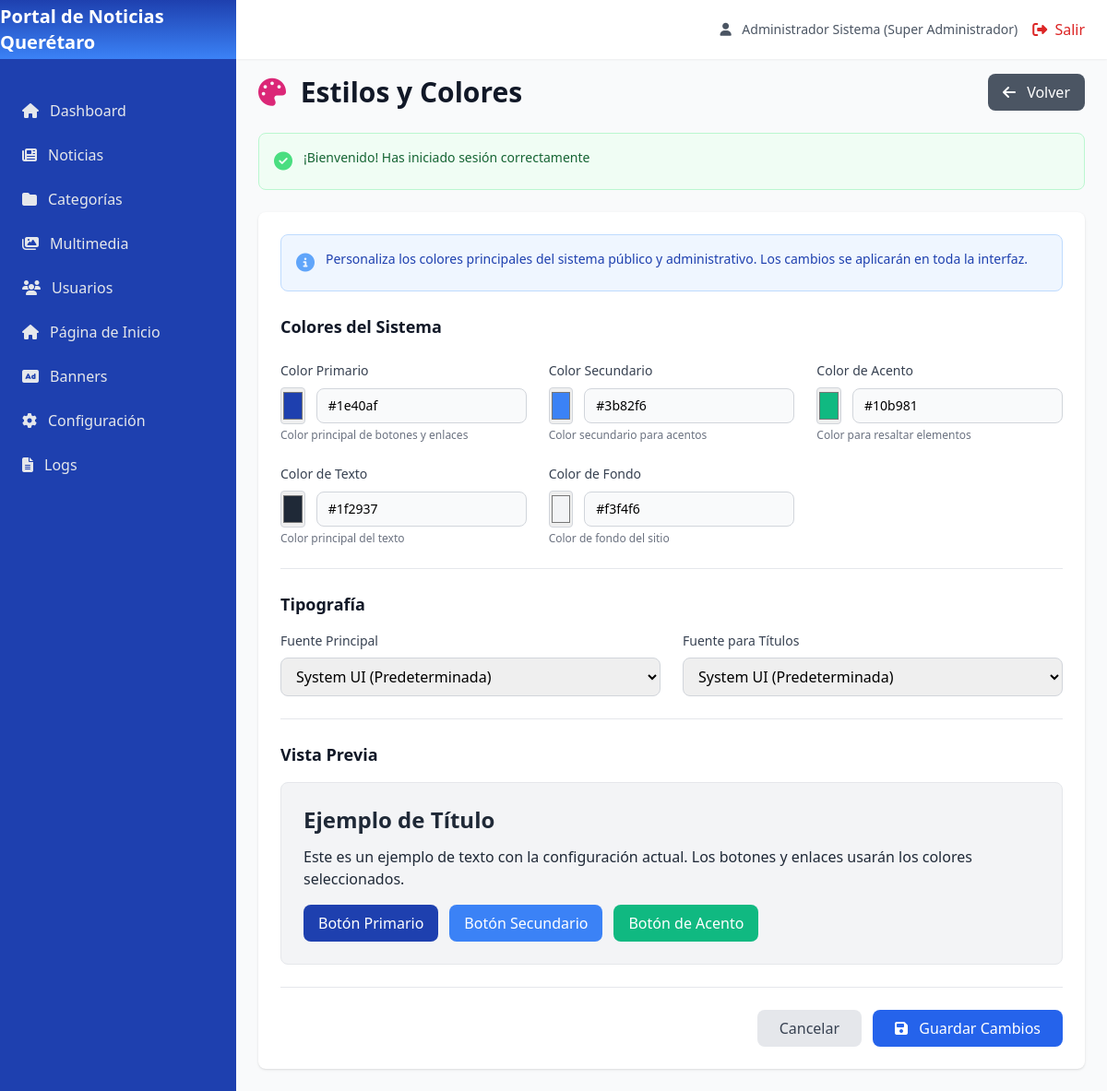
Screenshot of /configuracion_estilos.php (signed in) with the database file from the repository.
### tables this page shows
CREATE TABLE IF NOT EXISTS `configuracion` (
  `id` int(11) NOT NULL AUTO_INCREMENT,
  `clave` varchar(100) NOT NULL,
  `valor` text,
  `tipo` varchar(50) DEFAULT 'texto',
  `grupo` varchar(50) DEFAULT 'general',
  `descripcion` varchar(255) DEFAULT NULL,
  PRIMARY KEY (`id`),
  UNIQUE KEY `clave` (`clave`)
);

### configuracion_estilos.php (the view, shortened to what the rows shown need)
<?php
require_once __DIR__ . '/config/bootstrap.php';
$configuracionModel = new Configuracion();
$config = $configuracionModel->getByGrupo('diseno');
?>
<div class="space-y-6">
    <div class="flex items-center justify-between">
        <h1 class="text-3xl font-bold text-gray-900">
            <i class="fas fa-palette mr-2 text-pink-600"></i>
            Estilos y Colores
        </h1>
    </div>
    <div class="bg-white rounded-lg shadow p-6">
        <form method="POST" class="space-y-6">
            <div class="grid grid-cols-1 md:grid-cols-2 lg:grid-cols-3 gap-6">
                <div>
                    <div class="flex items-center space-x-3">
                        <input type="color" name="color_primario"
                               value="<?php echo e($config['color_primario']['valor'] ?? '#1e40af'); ?>"
                               class="h-10 w-20 border border-gray-300 rounded cursor-pointer">
                        <input type="text"
                               value="<?php echo e($config['color_primario']['valor'] ?? '#1e40af'); ?>"
                               readonly
                               class="flex-1 border border-gray-300 rounded-lg px-3 py-2 bg-gray-50 text-sm">
                    </div>
                </div>
            </div>
            <div class="border-t border-gray-200 pt-6 mt-6">
                <div class="grid grid-cols-1 md:grid-cols-2 gap-6">
                    <div>
                        <label class="block text-sm font-medium text-gray-700 mb-2">
                            Fuente Principal
                        </label>
                        <select name="fuente_principal"
                                class="w-full border border-gray-300 rounded-lg px-3 py-2 focus:outline-none focus:ring-2 focus:ring-blue-500">
                            <option value="system-ui" <?php echo ($config['fuente_principal']['valor'] ?? 'system-ui') === 'system-ui' ? 'selected' : ''; ?>>
                                System UI (Predeterminada)
                            </option>
                        </select>
                    </div>
                    <div>
                        <label class="block text-sm font-medium text-gray-700 mb-2">
                            Fuente para Títulos
                        </label>
                        <select name="fuente_titulos"
                                class="w-full border border-gray-300 rounded-lg px-3 py-2 focus:outline-none focus:ring-2 focus:ring-blue-500">
                            <option value="system-ui" <?php echo ($config['fuente_titulos']['valor'] ?? 'system-ui') === 'system-ui' ? 'selected' : ''; ?>>
                                System UI (Predeterminada)
                            </option>
                        </select>
                    </div>
                </div>
            </div>
            <div class="border-t border-gray-200 pt-6 mt-6">
                <div class="border border-gray-200 rounded-lg p-6" style="background-color: <?php echo e($config['color_fondo']['valor'] ?? '#f3f4f6'); ?>">
                    <h2 class="text-2xl font-bold mb-3" style="color: <?php echo e($config['color_texto']['valor'] ?? '#1f2937'); ?>; font-family: <?php echo e($config['fuente_titulos']['valor'] ?? 'system-ui'); ?>">
                        Ejemplo de Título
                    </h2>
                </div>
            </div>
        </form>
    </div>
</div>
<?php
$content = ob_get_clean();
include __DIR__ . '/app/views/layouts/main.php';
?>

### app/views/layouts/main.php (shortened to what the rows shown need)
<!DOCTYPE html>
<html lang="es">
<head>
    <?php
    if (isAuthenticated()) {
        $configuracionModel = new Configuracion();
        $configGeneral = $configuracionModel->getByGrupo('general');
    ?>
    <?php
    }
    ?>
    <script src="https://cdn.tailwindcss.com"></script>
    <link rel="stylesheet" href="https://cdnjs.cloudflare.com/ajax/libs/font-awesome/6.4.0/css/all.min.css">
    <link href="https://unpkg.com/aos@2.3.1/dist/aos.css" rel="stylesheet">
    <?php
    if (isAuthenticated()) {
        $configuracionModel = new Configuracion();
        $configGeneral = $configuracionModel->getByGrupo('general');
        $nombreSitio = $configGeneral['nombre_sitio']['valor'] ?? 'CMS Noticias';
        $logoSitio = $configGeneral['logo_sitio']['valor'] ?? null;
    }
    ?>
</head>
<body class="bg-gray-50">
    <?php if (isAuthenticated()): ?>
        <div class="fixed inset-y-0 left-0 w-64 sidebar-bg text-white transform -translate-x-full lg:translate-x-0 transition-transform duration-300 ease-in-out z-30" id="sidebar">
            <div class="flex items-center justify-center h-16 sidebar-header-bg">
                <?php if (!empty($logoSitio)): ?>
                <img src="<?php echo e(BASE_URL . $logoSitio); ?>" alt="<?php echo e($nombreSitio); ?>" class="h-10" loading="eager">
                <?php else: ?>
                <h1 class="text-xl font-bold"><?php echo e($nombreSitio ?? 'CMS Noticias'); ?></h1>
                <?php endif; ?>
            </div>
        </div>
        <div class="lg:ml-64">
            <main class="pt-20 px-6 pb-6">
                <?php echo $content ?? ''; ?>
            </main>
        </div>
    <?php else: ?>
        <?php echo $content ?? ''; ?>
    <?php endif; ?>
</body>
</html>

### rows the page displays
configuracion: valor "Portal de Noticias Querétaro"
configuracion: color_primario "#1e40af", valor "#1e40af", fuente_principal "System UI (Predeterminada)", fuente_titulos "System UI (Predeterminada)"

### other values shown
$user['nombre'] . ' (' . $user['rol'] . ')' "Administrador Sistema (Super Administrador)"
$flashSuccess "¡Bienvenido! Has iniciado sesión correctamente"
